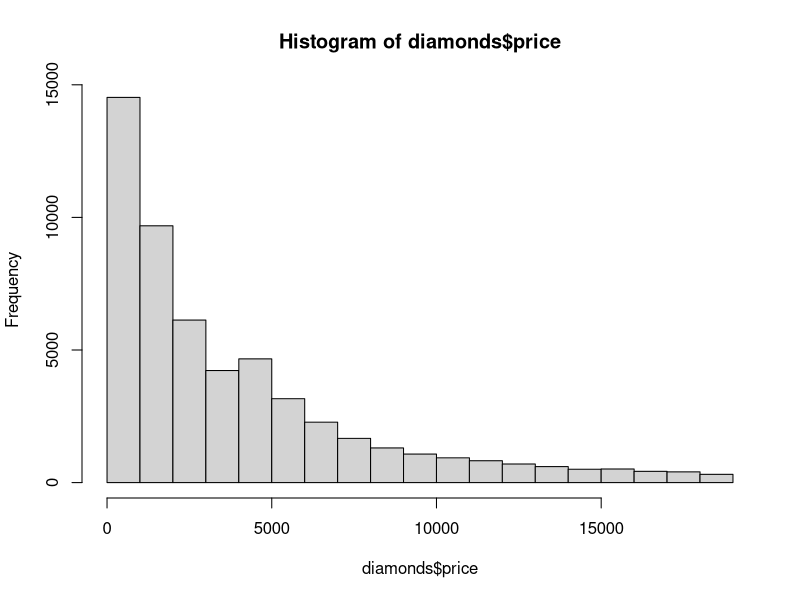
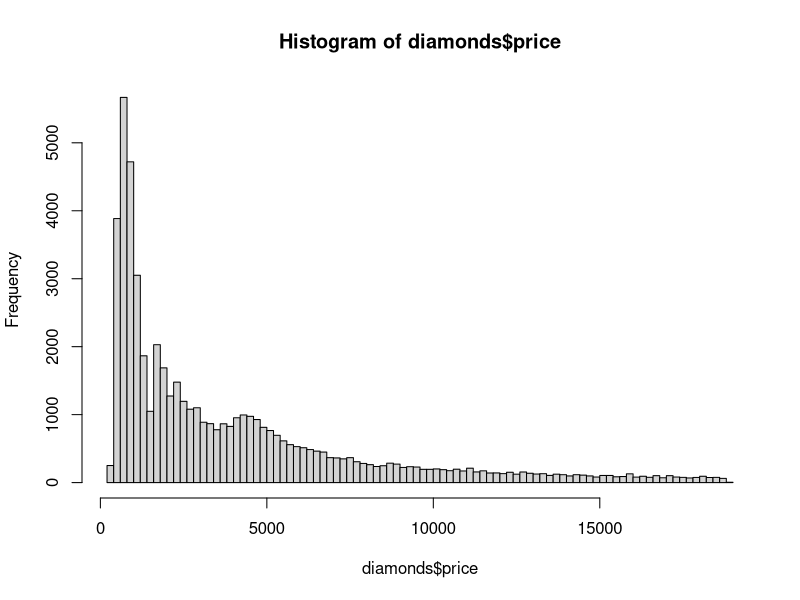
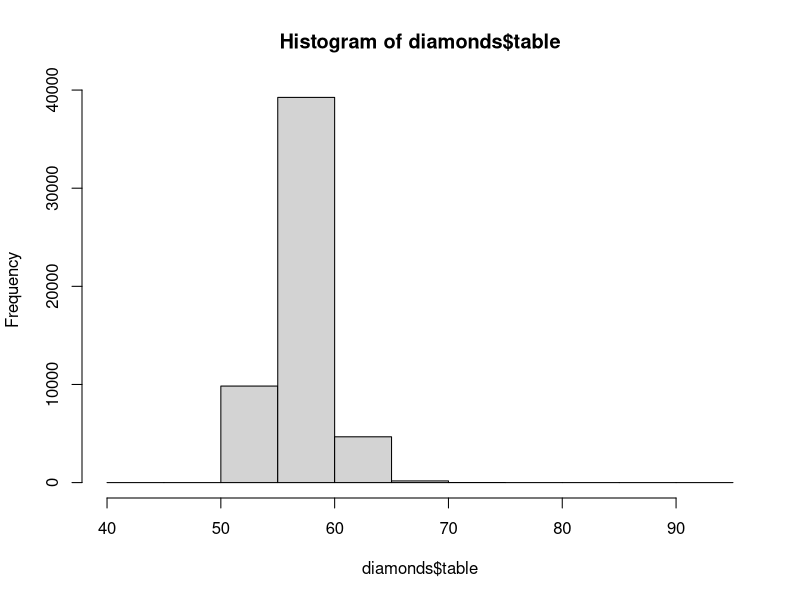
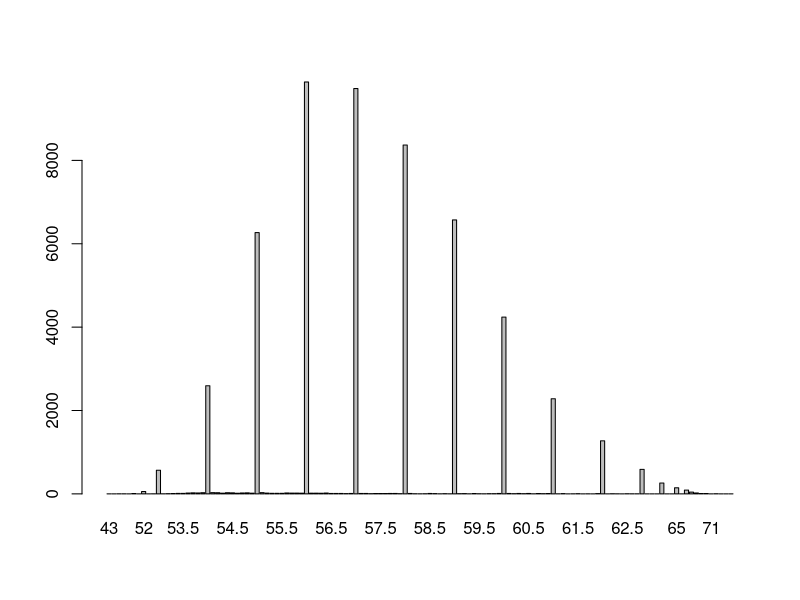
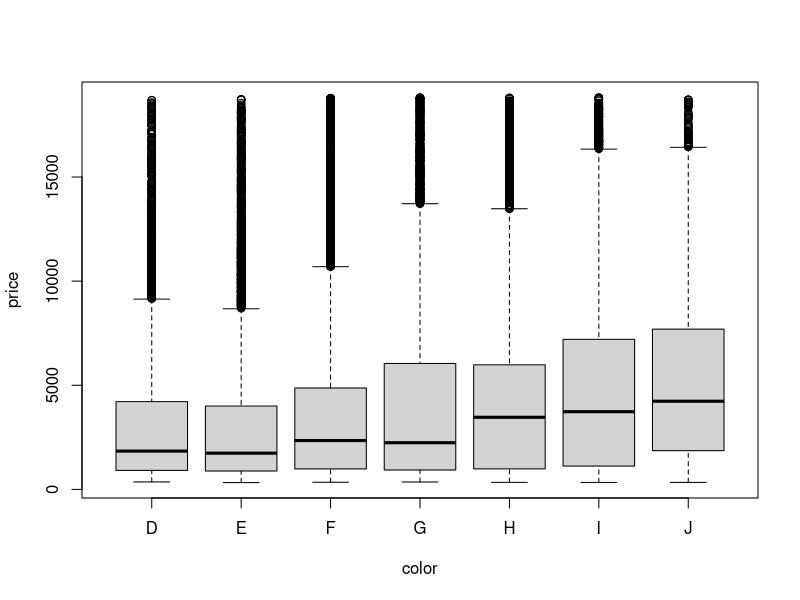
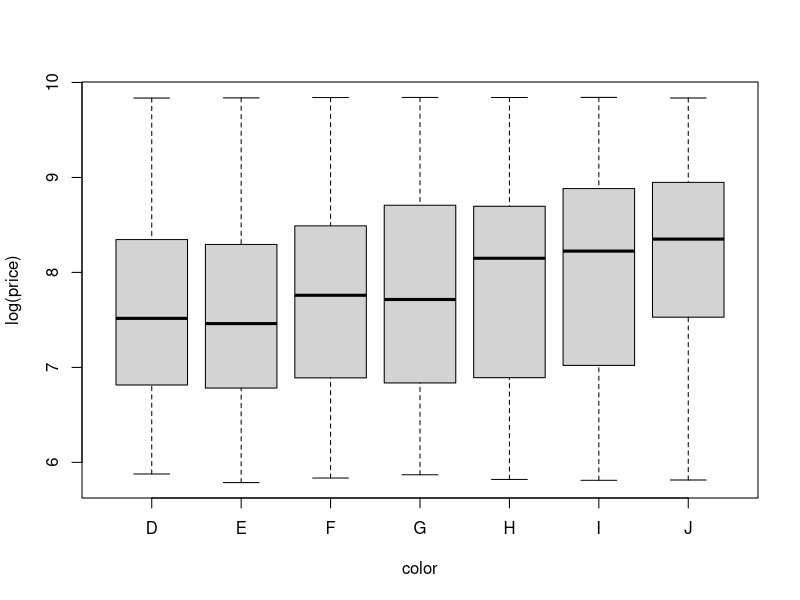
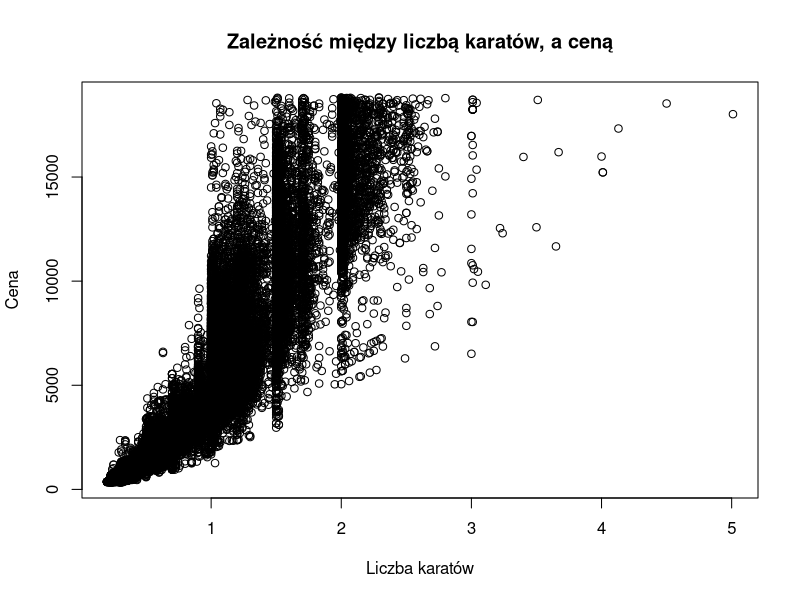
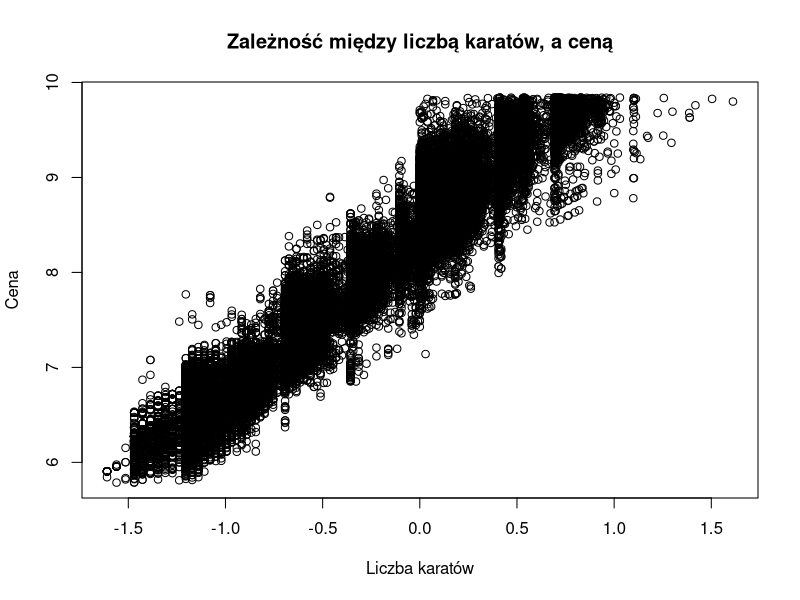

These figures' R source, in order:
## ---- chunk 1
library(ggplot2)
#install.packages("broom")
library(broom)
## ---- chunk 2
head(diamonds)
## ---- chunk 3
summary(diamonds$price)
## ---- chunk 4
hist(diamonds$price)
hist(diamonds$price, breaks = "fd")
## ---- chunk 5
hist(diamonds$table)
barplot(table(diamonds$table))
## ---- chunk 6
tidy( summary(diamonds$price) )
## ---- chunk 7
boxplot(price ~ color, data = diamonds)
boxplot(log(price) ~ color, data = diamonds)
## ---- chunk 8
plot(x = diamonds$carat, y = diamonds$price, 
     main = "Zależność między liczbą karatów, a ceną",
     xlab = "Liczba karatów", ylab = "Cena")

plot(x = log(diamonds$carat), y = log(diamonds$price), 
     main = "Zależność między liczbą karatów, a ceną",
     xlab = "Liczba karatów", ylab = "Cena")
## ---- chunk 9
pairs(diamonds[,c("carat", "depth", "price")])
